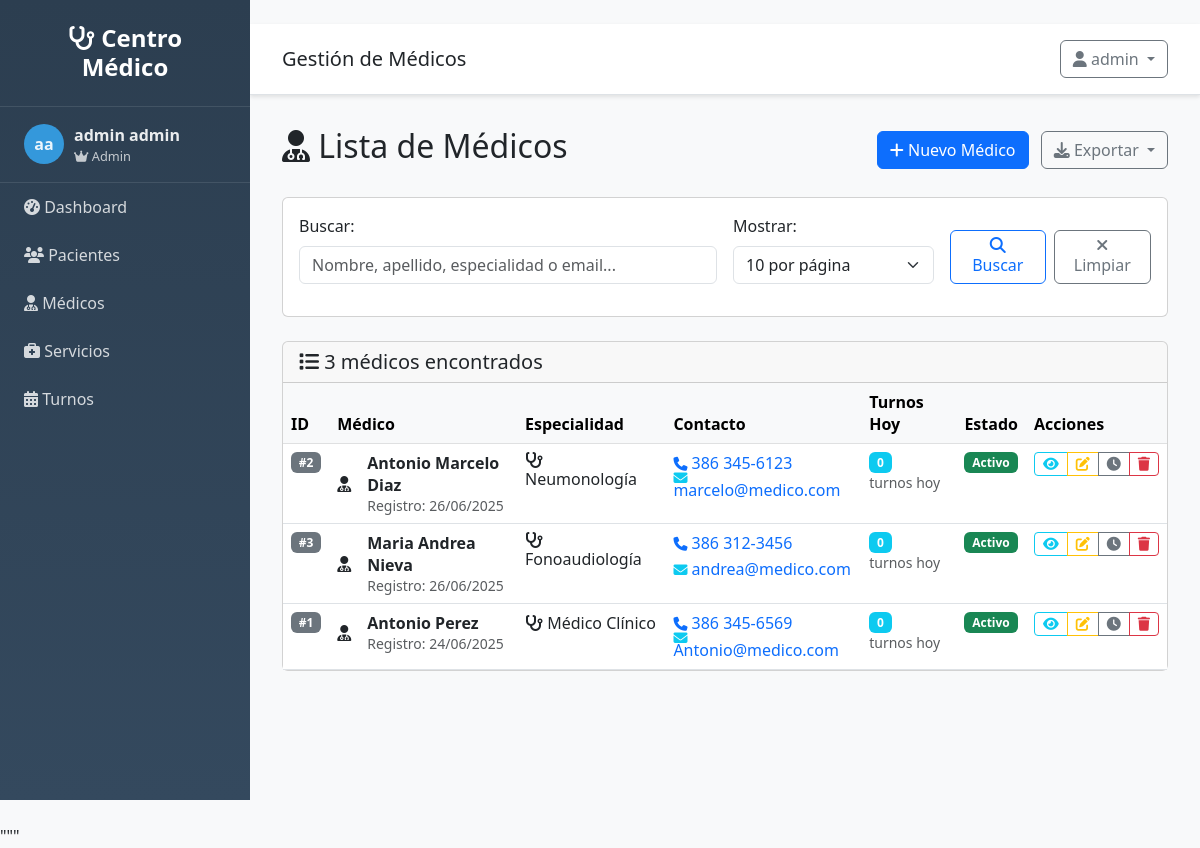
/profesionales/ (signed in), run on an earlier commit of the app's database.
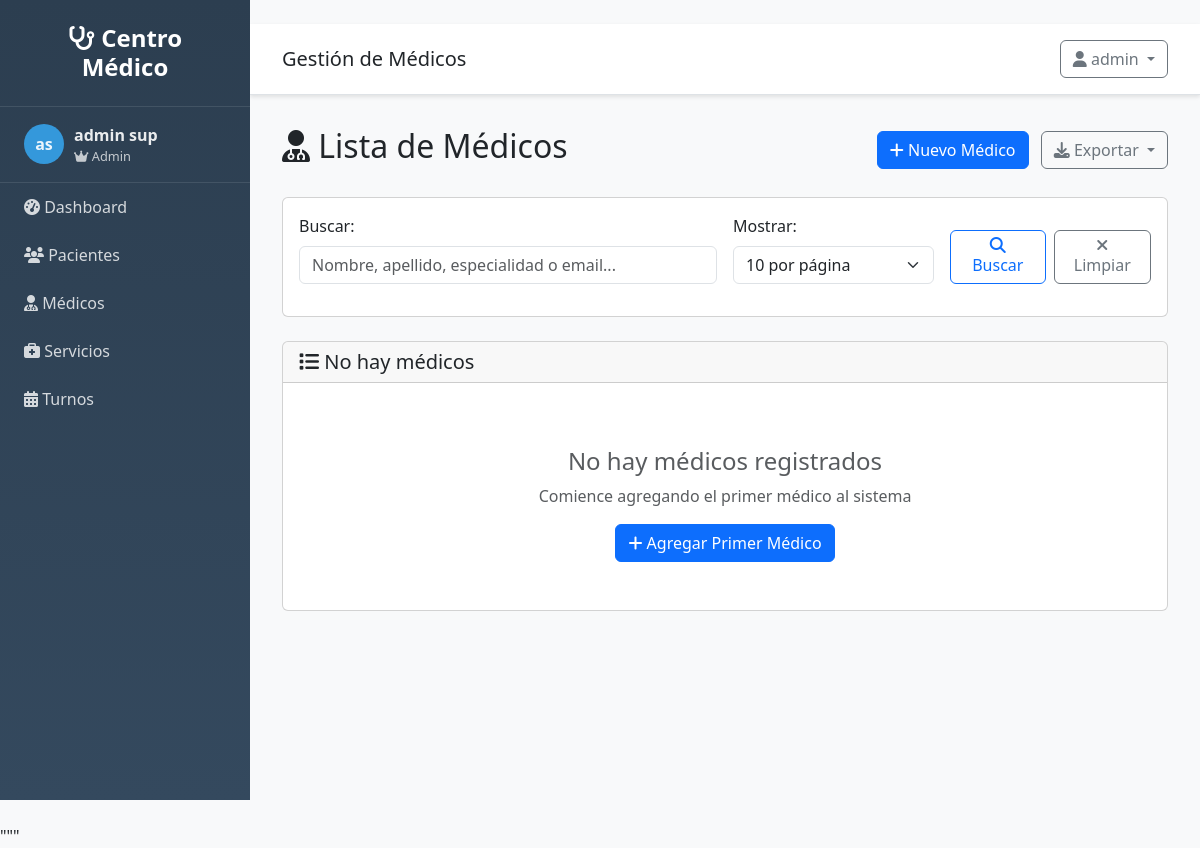
And on a later commit of the database.
### src/models/usuario.py (models this page shows, shortened)
class Usuario(UserMixin, db.Model):
    __tablename__ = 'usuarios'
    id = db.Column(db.Integer, primary_key=True)
    username = db.Column(db.String(80), unique=True, nullable=False)
    email = db.Column(db.String(120), unique=True, nullable=False)
    password_hash = db.Column(db.String(255), nullable=False)
    nombre = db.Column(db.String(100), nullable=False)
    apellido = db.Column(db.String(100), nullable=False)
    rol = db.Column(db.String(20), default='usuario')
    activo = db.Column(db.Boolean, default=True)
    ultimo_login = db.Column(db.DateTime)
    fecha_creacion = db.Column(db.DateTime, default=datetime.utcnow)
    @property
    def nombre_completo(self):
        return f"{self.nombre} {self.apellido}"
    def is_admin(self):
        return self.rol == 'admin'

### src/models/profesional.py (models this page shows, shortened)
class Profesional(db.Model):
    __tablename__ = 'profesionales'
    id = db.Column(db.Integer, primary_key=True)
    nombre = db.Column(db.String(100), nullable=False)
    apellido = db.Column(db.String(100), nullable=False)
    telefono = db.Column(db.String(20), nullable=True)
    email = db.Column(db.String(120), nullable=True)
    especialidad = db.Column(db.String(100), nullable=True)
    activo = db.Column(db.Boolean, default=True)
    fecha_creacion = db.Column(db.DateTime, default=datetime.utcnow)
    turnos = db.relationship('Turno', backref='profesional', lazy=True)
    @property
    def nombre_completo(self):
        return f"{self.nombre} {self.apellido}"

### src/routes/profesionales.py (the view)
@profesionales_bp.route('/')
@login_required
def listar():
    page = request.args.get('page', 1, type=int)
    per_page = request.args.get('per_page', 10, type=int)
    search = request.args.get('search', '', type=str)
    profesionales = ProfesionalService.get_paginated_profesionales(page, per_page, search)
    return render_template('profesionales/listar.html',
                         profesionales=profesionales,
                         search=search)

### templates/profesionales/listar.html (shortened to what this page needs)
{% extends "base.html" %}
{% block page_title %}Gestión de Médicos{% endblock %}
{% block content %}
<div class="d-flex justify-content-between align-items-center mb-4">
    <h2>
        <i class="fas fa-user-md"></i> Lista de Médicos
    </h2>
    <div>
        <a href="{{ url_for('profesionales.nuevo') }}" class="btn btn-primary">
            <i class="fas fa-plus"></i> Nuevo Médico
        </a>
        <div class="btn-group ms-2">
            <button type="button" class="btn btn-outline-secondary dropdown-toggle" data-bs-toggle="dropdown">
                <i class="fas fa-download"></i> Exportar
            </button>
        </div>
    </div>
</div>
<div class="card mb-4">
    <div class="card-body">
        <form method="GET" class="row g-3">
            <div class="col-md-6">
                <label for="search" class="form-label">Buscar:</label>
                <input type="text" class="form-control" id="search" name="search"
                       value="{{ search }}" placeholder="Nombre, apellido, especialidad o email...">
            </div>
            <div class="col-md-3">
                <label for="per_page" class="form-label">Mostrar:</label>
                <select class="form-select" id="per_page" name="per_page">
                    <option value="10" {% if request.args.get('per_page', '10') == '10' %}selected{% endif %}>10 por página</option>
                </select>
            </div>
            <div class="col-md-3 d-flex align-items-end">
                <button type="submit" class="btn btn-outline-primary me-2">
                    <i class="fas fa-search"></i> Buscar
                </button>
                <a href="{{ url_for('profesionales.listar') }}" class="btn btn-outline-secondary">
                    <i class="fas fa-times"></i> Limpiar
                </a>
            </div>
        </form>
    </div>
</div>
<div class="card">
    <div class="card-header">
        <h5 class="card-title mb-0">
            <i class="fas fa-list"></i>
            {% if profesionales and profesionales.items %}
                {{ profesionales.total }} médico{{ 's' if profesionales.total != 1 else '' }} encontrado{{ 's' if profesionales.total != 1 else '' }}
            {% else %}
                No hay médicos
            {% endif %}
        </h5>
    </div>
    <div class="card-body p-0">
        {% if profesionales and profesionales.items %}
            <div class="table-responsive">
                <table class="table table-hover mb-0">
                    <thead class="table-light">
                        <tr>
                            <th>ID</th>
                            <th>Médico</th>
                            <th>Especialidad</th>
                            <th>Contacto</th>
                            <th>Turnos Hoy</th>
                            <th>Estado</th>
                            <th>Acciones</th>
                        </tr>
                    </thead>
                    <tbody>
                        {% for profesional in profesionales.items %}
                        <tr>
                            <td>
                                <span class="badge bg-secondary">#{{ profesional.id }}</span>
                            </td>
                            <td>
                                <div class="d-flex align-items-center">
                                    <div class="doctor-avatar me-3">
                                        <i class="fas fa-user-md"></i>
                                    </div>
                                    <div>
                                        <strong>{{ profesional.nombre_completo }}</strong>
                                        <br><small class="text-muted">Registro: {{ profesional.fecha_creacion.strftime('%d/%m/%Y') if profesional.fecha_creacion else 'N/A' }}</small>
                                    </div>
                                </div>
                            </td>
                            <td>
                                {% if profesional.especialidad %}
                                    <span class="specialty-badge">
                                        <i class="fas fa-stethoscope"></i>
                                        {{ profesional.especialidad }}
                                    </span>
                                {% else %}
                                    <span class="text-muted">Sin especialidad</span>
                                {% endif %}
                            </td>
                            <td>
                                <div class="contact-info">
                                    {% if profesional.telefono %}
                                        <div class="mb-1">
                                            <i class="fas fa-phone fa-sm text-primary"></i>
                                            <a href="tel:{{ profesional.telefono }}" class="text-decoration-none">
                                                {{ profesional.telefono|telefono }}
                                            </a>
                                        </div>
                                    {% endif %}
                                    {% if profesional.email %}
                                        <div>
                                            <i class="fas fa-envelope fa-sm text-info"></i>
                                            <a href="mailto:{{ profesional.email }}" class="text-decoration-none">
                                                {{ profesional.email }}
                                            </a>
                                        </div>
                                    {% endif %}
                                </div>
                            </td>
                            <td>
                                <div class="today-appointments">
                                    <span class="badge bg-info">
                                        {{ profesional.turnos|selectattr('fecha', 'equalto', today)|list|length if today else 0 }}
                                    </span>
                                    <small class="text-muted d-block">turnos hoy</small>
                                </div>
                            </td>
                            <td>
                                <span class="badge bg-success">Activo</span>
                            </td>
                            <td>
                                <div class="btn-group btn-group-sm">
                                    <a href="{{ url_for('profesionales.detalle', id=profesional.id) }}"
                                       class="btn btn-outline-info" title="Ver detalle">
                                        <i class="fas fa-eye"></i>
                                    </a>
                                    <a href="{{ url_for('profesionales.editar', id=profesional.id) }}"
                                       class="btn btn-outline-warning" title="Editar">
                                        <i class="fas fa-edit"></i>
                                    </a>
                                    <a href="{{ url_for('profesionales.horarios', id=profesional.id) }}"
                                       class="btn btn-outline-secondary" title="Ver horarios">
                                        <i class="fas fa-clock"></i>
                                    </a>
                                    <button type="button" class="btn btn-outline-danger"
                                            title="Eliminar" onclick="eliminarProfesional({{ profesional.id }}, '{{ profesional.nombre_completo }}')">
                                        <i class="fas fa-trash"></i>
                                    </button>
                                </div>
                            </td>
                        </tr>
                        {% endfor %}
                    </tbody>
                </table>
            </div>
        {% else %}
            <div class="text-center py-5">
                <h4 class="text-muted">No hay médicos registrados</h4>
                <p class="text-muted">
                    {% if search %}
                        No se encontraron médicos con el término "{{ search }}"
                    {% else %}
                        Comience agregando el primer médico al sistema
                    {% endif %}
                </p>
                {% if not search %}
                    <a href="{{ url_for('profesionales.nuevo') }}" class="btn btn-primary">
                        <i class="fas fa-plus"></i> Agregar Primer Médico
                    </a>
                {% else %}
                    <a href="{{ url_for('profesionales.listar') }}" class="btn btn-outline-secondary">
                        <i class="fas fa-arrow-left"></i> Ver Todos los Médicos
                    </a>
                {% endif %}
            </div>
        {% endif %}
    </div>
</div>
{% endblock %}

### templates/base.html (shortened to what this page needs)
<!DOCTYPE html>
<html lang="es">
<head>
    <link href="https://cdn.jsdelivr.net/npm/bootstrap@5.3.0/dist/css/bootstrap.min.css" rel="stylesheet">
    <link href="https://cdnjs.cloudflare.com/ajax/libs/font-awesome/6.4.0/css/all.min.css" rel="stylesheet">
</head>
<body>
    <nav class="sidebar" id="sidebar">
        <div class="logo">
            <h4><i class="fas fa-stethoscope"></i> Centro Médico</h4>
        </div>
        {% if current_user and current_user.is_authenticated %}
        <div class="user-info">
            <div class="user-avatar">
                {{ current_user.nombre[0] if current_user.nombre else 'U' }}{{ current_user.apellido[0] if current_user.apellido else 'S' }}
            </div>
            <div>
                <div class="fw-bold">{{ current_user.nombre_completo if current_user.nombre_completo else 'Usuario' }}</div>
                <div style="font-size: 0.8em; opacity: 0.8;">
                    {% if current_user.is_admin and current_user.is_admin() %}
                        <i class="fas fa-crown"></i> Admin
                    {% elif current_user.is_medico and current_user.is_medico() %}
                        <i class="fas fa-user-md"></i> Médico
                    {% else %}
                        <i class="fas fa-user"></i> Usuario
                    {% endif %}
                </div>
            </div>
        </div>
        {% endif %}
        <ul class="nav flex-column">
            <li class="nav-item">
                <a class="nav-link" href="{{ url_for('main.index') }}">
                    <i class="fas fa-tachometer-alt"></i> Dashboard
                </a>
            </li>
            {% if current_user and current_user.is_authenticated %}
            <li class="nav-item">
                <a class="nav-link" href="{{ url_for('clientes.listar') if url_for else '#' }}">
                    <i class="fas fa-users"></i> Pacientes
                </a>
            </li>
            <li class="nav-item">
                <a class="nav-link" href="{{ url_for('profesionales.listar') if url_for else '#' }}">
                    <i class="fas fa-user-md"></i> Médicos
                </a>
            </li>
            <li class="nav-item">
                <a class="nav-link" href="{{ url_for('servicios.listar') if url_for else '#' }}">
                    <i class="fas fa-briefcase-medical"></i> Servicios
                </a>
            </li>
            <li class="nav-item">
                <a class="nav-link" href="{{ url_for('turnos.listar') if url_for else '#' }}">
                    <i class="fas fa-calendar-alt"></i> Turnos
                </a>
            </li>
            {% endif %}
        </ul>
    </nav>
    <div class="main-content">
        <div class="top-navbar d-flex justify-content-between align-items-center">
            <div>
                <h5 class="mb-0">{% block page_title %}Sistema de Gestión{% endblock %}</h5>
            </div>
            <div class="dropdown">
                <button class="btn btn-outline-secondary dropdown-toggle" type="button" data-bs-toggle="dropdown">
                    <i class="fas fa-user"></i>
                    {% if current_user and current_user.is_authenticated %}
                        {{ current_user.nombre if current_user.nombre else 'Usuario' }}
                    {% else %}
                        Invitado
                    {% endif %}
                </button>
            </div>
        </div>
        <div class="content-wrapper">
            {% block content %}{% endblock %}
        </div>
    </div>
</body>
</html>

What changed in the data, as far as the page shows it:
removed Profesional: id "2", nombre_completo "Antonio Marcelo Diaz", fecha_creacion "26/06/2025", especialidad "Neumonología", telefono|telefono "386 345-6123", email "marcelo@medico.com", turnos|selectattr "0"
removed Profesional: id "3", nombre_completo "Maria Andrea Nieva", fecha_creacion "26/06/2025", especialidad "Fonoaudiología", telefono|telefono "386 312-3456", email "andrea@medico.com", turnos|selectattr "0"
removed Profesional: id "1", nombre_completo "Antonio Perez", fecha_creacion "24/06/2025", especialidad "Médico Clínico", telefono|telefono "386 345-6569", email "Antonio@medico.com", turnos|selectattr "0"
changed Usuario "admin": apellido "a" → "s"; nombre+apellido "admin admin" → "admin sup"
Also different on the page:
{{ profesionales.total }}: "3" → (not shown)
{{ 's' if profesionales.total != 1 else '' }}: "s" → (not shown)
text no longer shown: "médico encontrado ID Médico Especialidad Contacto Turnos Hoy Estado Acciones"
text now shown: "No hay médicos No hay médicos registrados Comience agregando el primer médico al sistema Agregar Primer Médico"
